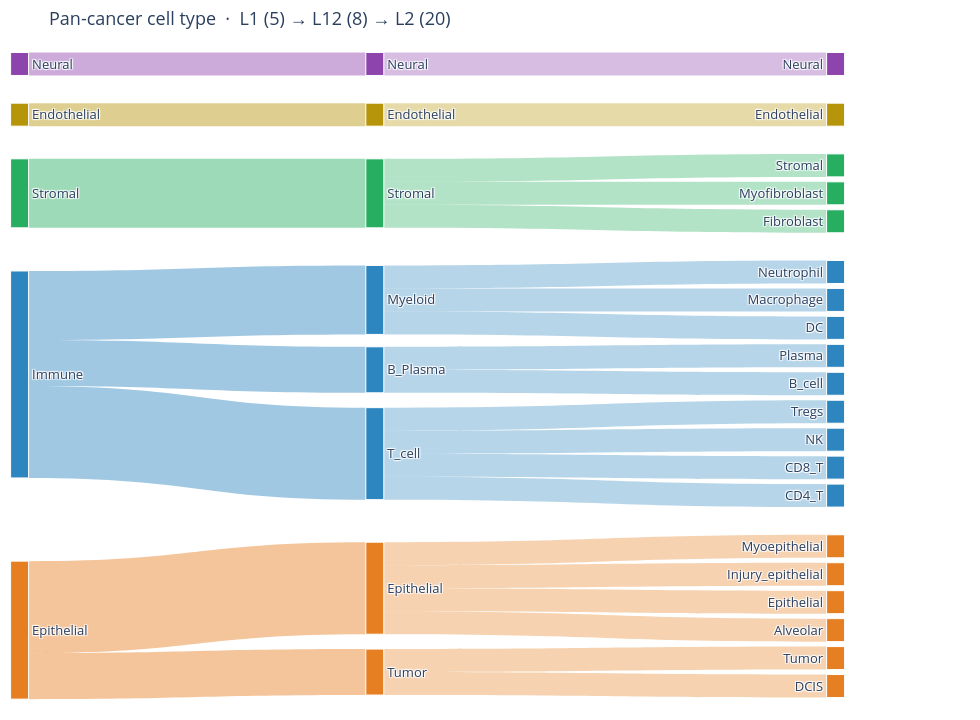

Here is the notebook cell this chart was saved with:
### Markdown cell above
## 8. Link three-level cell type annotation using Sankey diagram

Sheet `celltype_initial`：L1 (5) → L12 (8) → L2 (20)。丢掉 `Other`。每条 L2 权重 1，父节点带宽 = 子类个数。
Interactive Plotly Sankey + static PNG（`figures_l2_overlap/09_ontology_sankey.*`）。

### Code cell
from collections import defaultdict

from matplotlib.patches import FancyBboxPatch, PathPatch
from matplotlib.path import Path as MPath

L1_ORDER_SK = ["Epithelial", "Immune", "Stromal", "Endothelial", "Neural"]
L12_ORDER_SK = [
    "Tumor", "Epithelial", "T_cell", "B_Plasma",
    "Myeloid", "Stromal", "Endothelial", "Neural",
]
L1_COLOR_SK = {
    "Epithelial": "#E67E22",
    "Immune": "#2E86C1",
    "Stromal": "#27AE60",
    "Endothelial": "#B7950B",
    "Neural": "#8E44AD",
}


def _hex_rgb(h: str) -> tuple[float, float, float]:
    h = h.lstrip("#")
    return tuple(int(h[i : i + 2], 16) / 255 for i in (0, 2, 4))


def _hex_rgba(h: str, a: float) -> str:
    r, g, b = (int(h.lstrip("#")[i : i + 2], 16) for i in (0, 2, 4))
    return f"rgba({r},{g},{b},{a})"


def _label_color(hex_color: str) -> str:
    r, g, b = _hex_rgb(hex_color)
    return "black" if (0.299 * r + 0.587 * g + 0.114 * b) > 0.62 else "white"


onto = pd.read_excel(XLSX, "celltype_initial")
onto = onto.loc[
    (onto["trainable"].astype(str).str.upper() == "Y")
    & (onto["L2"].astype(str).str.strip().str.lower() != "other")
].copy()
onto["L1"] = pd.Categorical(onto["L1"], L1_ORDER_SK, ordered=True)
onto["L12"] = pd.Categorical(onto["L12"], L12_ORDER_SK, ordered=True)
onto = onto.sort_values(["L1", "L12", "L2"]).reset_index(drop=True)
assert len(onto) == 20, f"expected 20 L2, got {len(onto)}: {onto['L2'].tolist()}"

l1_list = [x for x in L1_ORDER_SK if x in set(onto["L1"].astype(str))]
l12_list = [x for x in L12_ORDER_SK if x in set(onto["L12"].astype(str))]
l2_list = onto["L2"].astype(str).tolist()
l12_to_l1 = (
    onto.drop_duplicates("L12")
    .assign(_k=lambda d: d["L12"].astype(str))
    .set_index("_k")["L1"]
    .astype(str)
    .to_dict()
)
l2_to_l1 = dict(zip(onto["L2"].astype(str), onto["L1"].astype(str)))
l2_to_l12 = dict(zip(onto["L2"].astype(str), onto["L12"].astype(str)))

print(f"Sankey nodes  L1={len(l1_list)}  L12={len(l12_list)}  L2={len(l2_list)}  (Other dropped)")
display(onto[["L1", "L12", "L2", "l2_scope"]].reset_index(drop=True))

# --- Plotly interactive Sankey ---
try:
    import plotly.graph_objects as go

    def _nid(level: str, name: str) -> str:
        return f"{level}:{name}"

    nodes = (
        [_nid("L1", x) for x in l1_list]
        + [_nid("L12", x) for x in l12_list]
        + [_nid("L2", x) for x in l2_list]
    )
    idx = {k: i for i, k in enumerate(nodes)}
    labels = l1_list + l12_list + l2_list
    node_color = (
        [L1_COLOR_SK[x] for x in l1_list]
        + [L1_COLOR_SK[l12_to_l1[x]] for x in l12_list]
        + [L1_COLOR_SK[l2_to_l1[x]] for x in l2_list]
    )
    src, tgt, val, lcol = [], [], [], []
    for l12, g in onto.groupby("L12", observed=True):
        l1 = str(g["L1"].iloc[0])
        src.append(idx[_nid("L1", l1)])
        tgt.append(idx[_nid("L12", str(l12))])
        val.append(len(g))
        lcol.append(_hex_rgba(L1_COLOR_SK[l1], 0.45))
    for _, r in onto.iterrows():
        l1, l12, l2 = str(r["L1"]), str(r["L12"]), str(r["L2"])
        src.append(idx[_nid("L12", l12)])
        tgt.append(idx[_nid("L2", l2)])
        val.append(1)
        lcol.append(_hex_rgba(L1_COLOR_SK[l1], 0.35))

    def _stacked_y(names, group_of, order_groups, gap=0.035):
        n_gap = sum(1 for g in order_groups if any(group_of[n] == g for n in names)) - 1
        unit = (1.0 - gap * max(n_gap, 0)) / len(names)
        y, cursor = {}, 1.0
        for g in order_groups:
            members = [n for n in names if group_of[n] == g]
            if not members:
                continue
            for i, n_ in enumerate(members):
                y[n_] = cursor - unit * (i + 0.5)
            cursor -= unit * len(members) + gap
        return y

    l2_y = _stacked_y(l2_list, l2_to_l1, l1_list)
    l12_y = {
        l12: float(np.mean([l2_y[k] for k in l2_list if l2_to_l12[k] == l12]))
        for l12 in l12_list
    }
    l1_y = {
        l1: float(np.mean([l12_y[k] for k in l12_list if l12_to_l1[k] == l1]))
        for l1 in l1_list
    }
    xs = [0.01] * len(l1_list) + [0.38] * len(l12_list) + [0.86] * len(l2_list)
    ys = [l1_y[x] for x in l1_list] + [l12_y[x] for x in l12_list] + [l2_y[x] for x in l2_list]
    fig_sk = go.Figure(
        go.Sankey(
            arrangement="fixed",
            node=dict(
                pad=10,
                thickness=18,
                line=dict(color="white", width=1),
                label=labels,
                color=node_color,
                x=xs,
                y=ys,
            ),
            link=dict(source=src, target=tgt, value=val, color=lcol),
        )
    )
    fig_sk.update_layout(
        title="Pan-cancer cell type  ·  L1 (5) → L12 (8) → L2 (20)",
        font=dict(size=13),
        height=720,
        width=980,
        margin=dict(l=10, r=10, t=50, b=20),
    )
    fig_sk.write_html(FIG / "09_ontology_sankey.html", include_plotlyjs="cdn")
    fig_sk.show()
except ImportError:
    print("plotly not installed; static alluvial PNG only")

# --- Static alluvial (same flows; saved PNG) ---
def _stacked_boxes(names, weights, y0=0.02, y1=0.98, gap=0.012):
    total = sum(weights)
    usable = (y1 - y0) - gap * max(len(names) - 1, 0)
    out, cursor = {}, y1
    for n, w in zip(names, weights):
        h = usable * (w / total)
        out[n] = (cursor - h, cursor)
        cursor -= h + gap
    return out


def _child_slices(parent_boxes, parent_of, children, child_w):
    groups = defaultdict(list)
    for ch in children:
        groups[parent_of[ch]].append(ch)
    out = {}
    for p, chs in groups.items():
        ya, yb = parent_boxes[p]
        h = yb - ya
        tw = sum(child_w[c] for c in chs)
        gap = min(0.006, h * 0.04 / max(len(chs), 1))
        usable = h - gap * (len(chs) - 1) if len(chs) > 1 else h
        cursor = yb
        for c in chs:
            hh = usable * (child_w[c] / tw)
            out[c] = (cursor - hh, cursor)
            cursor -= hh + gap
    return out


def _ribbon(ax, x0, y0a, y0b, x1, y1a, y1b, color, alpha=0.38):
    xm = (x0 + x1) / 2
    path = MPath(
        [
            (x0, y0a), (xm, y0a), (xm, y1a), (x1, y1a),
            (x1, y1b), (xm, y1b), (xm, y0b), (x0, y0b), (x0, y0a),
        ],
        [
            MPath.MOVETO, MPath.CURVE4, MPath.CURVE4, MPath.CURVE4,
            MPath.LINETO, MPath.CURVE4, MPath.CURVE4, MPath.CURVE4, MPath.CLOSEPOLY,
        ],
    )
    ax.add_patch(PathPatch(path, facecolor=color, edgecolor="none", alpha=alpha, zorder=1))


cols_x = {"L1": (0.02, 0.18), "L12": (0.40, 0.56), "L2": (0.78, 0.96)}
l1_w = onto.groupby("L1", observed=True).size().reindex(l1_list).tolist()
l12_w = onto.groupby("L12", observed=True).size().reindex(l12_list).tolist()
l2_w = [1] * len(l2_list)
b1 = _stacked_boxes(l1_list, l1_w, gap=0.028)
b12 = _stacked_boxes(l12_list, l12_w, gap=0.016)
b2 = _stacked_boxes(l2_list, l2_w, gap=0.008)
l12_wmap = dict(zip(l12_list, l12_w))
l2_wmap = dict(zip(l2_list, l2_w))
l12_in_l1 = _child_slices(b1, l12_to_l1, l12_list, l12_wmap)
l2_in_l12 = _child_slices(b12, l2_to_l12, l2_list, l2_wmap)

fig, ax = plt.subplots(figsize=(11.2, 8.2))
ax.set_xlim(0, 1)
ax.set_ylim(-0.02, 1.08)
ax.axis("off")
ax.set_title("Pan-cancer cell type  ·  L1 (5)  –  L12 (8)  –  L2 (20)", fontsize=13, pad=8)

x1r, (x12l, x12r), x2l = cols_x["L1"][1], cols_x["L12"], cols_x["L2"][0]
for l12 in l12_list:
    ya, yb = l12_in_l1[l12]
    ya2, yb2 = b12[l12]
    _ribbon(ax, x1r, ya, yb, x12l, ya2, yb2, _hex_rgb(L1_COLOR_SK[l12_to_l1[l12]]), 0.42)
for l2 in l2_list:
    ya, yb = l2_in_l12[l2]
    ya2, yb2 = b2[l2]
    _ribbon(ax, x12r, ya, yb, x2l, ya2, yb2, _hex_rgb(L1_COLOR_SK[l2_to_l1[l2]]), 0.32)

for col, names, boxes, color_of, fs in [
    ("L1", l1_list, b1, {k: L1_COLOR_SK[k] for k in l1_list}, 10),
    ("L12", l12_list, b12, {k: L1_COLOR_SK[l12_to_l1[k]] for k in l12_list}, 9),
    ("L2", l2_list, b2, {k: L1_COLOR_SK[l2_to_l1[k]] for k in l2_list}, 8),
]:
    x0, x1 = cols_x[col]
    for n in names:
        ya, yb = boxes[n]
        c = color_of[n]
        ax.add_patch(
            FancyBboxPatch(
                (x0, ya), x1 - x0, yb - ya,
                boxstyle="round,pad=0.004,rounding_size=0.01",
                facecolor=c, edgecolor="white", linewidth=1.2, zorder=3,
            )
        )
        ax.text(
            (x0 + x1) / 2, (ya + yb) / 2, n,
            ha="center", va="center", fontsize=fs,
            color=_label_color(c), fontweight="medium", zorder=4,
        )

for col, lab in zip(["L1", "L12", "L2"], ["L1  (5)", "L12  (8)", "L2  (20)"]):
    x0, x1 = cols_x[col]
    ax.text((x0 + x1) / 2, 1.03, lab, ha="center", va="bottom", fontsize=11, fontweight="bold", color="#333")

plt.rcParams["pdf.fonttype"] = 42
plt.rcParams["ps.fonttype"] = 42
plt.rcParams["pdf.use14corefonts"] = True
fig.savefig(FIG / "09_ontology_sankey.png", bbox_inches="tight", facecolor="white")
plt.show()
print("figures →", FIG / "09_ontology_sankey.png")

### Figure 1 — Plotly figure (JSON) as saved in the notebook; plotly's stock layout.template omitted (floating-point values rounded to 4 significant figures)
{"data": [{"arrangement": "fixed", "link": {"color": ["rgba(230,126,34,0.45)", "rgba(230,126,34,0.45)", "rgba(46,134,193,0.45)", "rgba(46,134,193,0.45)", "rgba(46,134,193,0.45)", "rgba(39,174,96,0.45)", "rgba(183,149,11,0.45)", "rgba(142,68,173,0.45)", "rgba(230,126,34,0.35)", "rgba(230,126,34,0.35)", "rgba(230,126,34,0.35)", "rgba(230,126,34,0.35)", "rgba(230,126,34,0.35)", "rgba(230,126,34,0.35)", "rgba(46,134,193,0.35)", "rgba(46,134,193,0.35)", "rgba(46,134,193,0.35)", "rgba(46,134,193,0.35)", "rgba(46,134,193,0.35)", "rgba(46,134,193,0.35)", "rgba(46,134,193,0.35)", "rgba(46,134,193,0.35)", "rgba(46,134,193,0.35)", "rgba(39,174,96,0.35)", "rgba(39,174,96,0.35)", "rgba(39,174,96,0.35)", "rgba(183,149,11,0.35)", "rgba(142,68,173,0.35)"], "source": [0, 0, 1, 1, 1, 2, 3, 4, 5, 5, 6, 6, 6, 6, 7, 7, 7, 7, 8, 8, 9, 9, 9, 10, 10, 10, 11, 12], "target": [5, 6, 7, 8, 9, 10, 11, 12, 13, 14, 15, 16, 17, 18, 19, 20, 21, 22, 23, 24, 25, 26, 27, 28, 29, 30, 31, 32], "value": [2, 4, 4, 2, 3, 3, 1, 1, 1, 1, 1, 1, 1, 1, 1, 1, 1, 1, 1, 1, 1, 1, 1, 1, 1, 1, 1, 1]}, "node": {"color": ["#E67E22", "#2E86C1", "#27AE60", "#B7950B", "#8E44AD", "#E67E22", "#E67E22", "#2E86C1", "#2E86C1", "#2E86C1", "#27AE60", "#B7950B", "#8E44AD", "#E67E22", "#E67E22", "#E67E22", "#E67E22", "#E67E22", "#E67E22", "#2E86C1", "#2E86C1", "#2E86C1", "#2E86C1", "#2E86C1", "#2E86C1", "#2E86C1", "#2E86C1", "#2E86C1", "#27AE60", "#27AE60", "#27AE60", "#B7950B", "#8E44AD"], "label": ["Epithelial", "Immune", "Stromal", "Endothelial", "Neural", "Tumor", "Epithelial", "T_cell", "B_Plasma", "Myeloid", "Stromal", "Endothelial", "Neural", "DCIS", "Tumor", "Alveolar", "Epithelial", "Injury_epithelial", "Myoepithelial", "CD4_T", "CD8_T", "NK", "Tregs", "B_cell", "Plasma", "DC", "Macrophage", "Neutrophil", "Fibroblast", "Myofibroblast", "Stromal", "Endothelial", "Neural"], "line": {"color": "white", "width": 1}, "pad": 10, "thickness": 18, "x": [0.01, 0.01, 0.01, 0.01, 0.01, 0.38, 0.38, 0.38, 0.38, 0.38, 0.38, 0.38, 0.38, 0.86, 0.86, 0.86, 0.86, 0.86, 0.86, 0.86, 0.86, 0.86, 0.86, 0.86, 0.86, 0.86, 0.86, 0.86, 0.86, 0.86, 0.86, 0.86, 0.86], "y": [0.8925, 0.4992, 0.2205, 0.0995, 0.0215, 0.957, 0.828, 0.621, 0.492, 0.3845, 0.2205, 0.0995, 0.0215, 0.9785, 0.9355, 0.8925, 0.8495, 0.8065, 0.7635, 0.6855, 0.6425, 0.5995, 0.5565, 0.5135, 0.4705, 0.4275, 0.3845, 0.3415, 0.2635, 0.2205, 0.1775, 0.0995, 0.0215]}, "type": "sankey"}], "layout": {"font": {"size": 13}, "height": 720, "margin": {"b": 20, "l": 10, "r": 10, "t": 50}, "title": {"text": "Pan-cancer cell type  ·  L1 (5) → L12 (8) → L2 (20)"}, "width": 980}}
